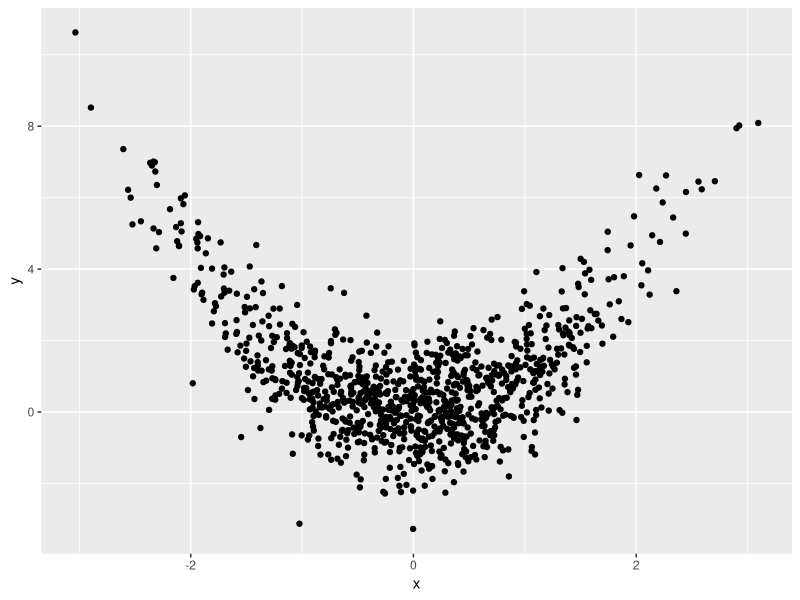
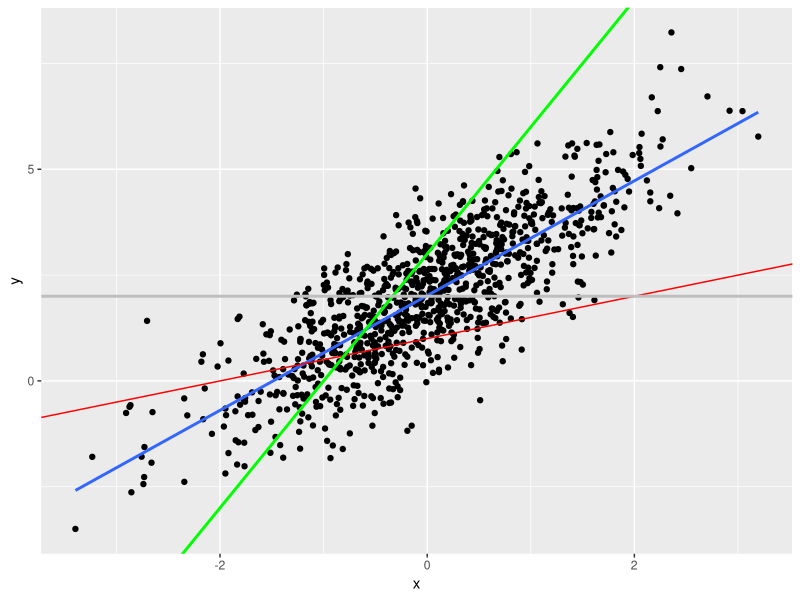
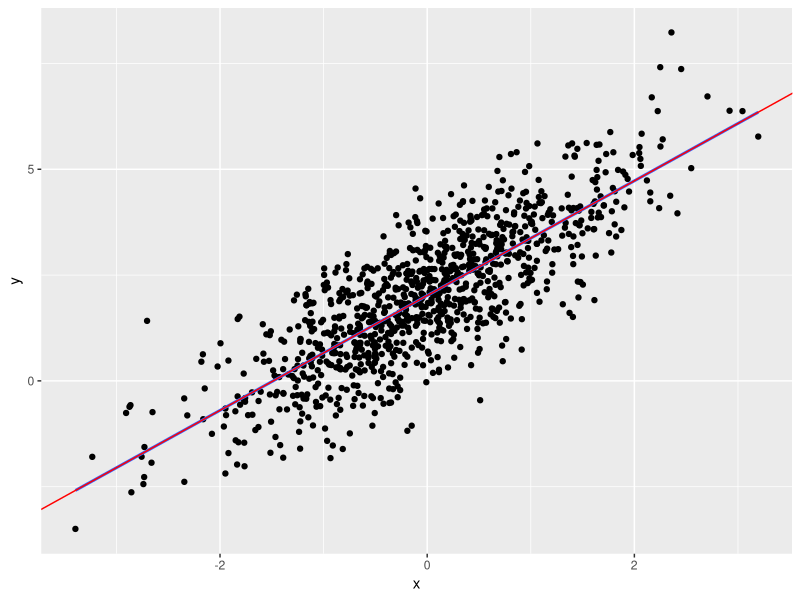

Reproduce these figures in R, in order.
## Aula noite cap 6

set.seed(234)
n <- 1000
x <- rnorm(n)
u <- rnorm(n)
y <- x^2 + u

library(ggplot2)
library(tidyverse)
sim_cef <- data.frame(y=y, x=x, u=u)

sim_cef %>%
  ggplot(aes(y=y, x=x)) + geom_point()

# exemplo de uso da função cut
cut(1:10, c(0,5,11))

# criando os grupos com cut no banco de dados
sim_cef <- sim_cef %>%
  mutate(grupo = cut(x, seq(-3.5, 3.5, by=.5)))

sim_cef <- sim_cef %>%
  group_by(grupo) %>%
  mutate(y_medio_condicional = mean(y),
         erro = y - y_medio_condicional)

sim_cef %>%
  group_by(grupo) %>%
  summarise(erro_medio_condicional = mean(erro))

sim_cef %>%
  ungroup() %>% # desagrupando
  summarise(erro_medio_condicional = mean(erro))


## Simulação da Reta

set.seed(1234)
n <- 1000
x <- rnorm(n)
u <- rnorm(n)
y <- 2 + 1.3*x + u

df <- data.frame(y=y, x=x)
df %>%
  ggplot(aes(x, y)) + geom_point() + geom_smooth(se=F, method="lm") +
  geom_abline(slope= .5, intercept = 1, colour="red") +
  geom_abline(slope= 3, intercept = 3, colour="green", size=1) +
  geom_abline(slope= 0, intercept = 2, colour="grey", size=1)

beta <- cov(df$y, df$x)/var(df$x)
alpha <- mean(df$y) - beta*mean(df$x)
beta
alpha

df %>%
  ggplot(aes(x, y)) + geom_point() + 
  geom_smooth(se=F, method="lm") +
  geom_abline(slope= beta, intercept = alpha, colour="red")
  
# regressão
reg <- lm(y ~x, data=df)
summary(reg)
